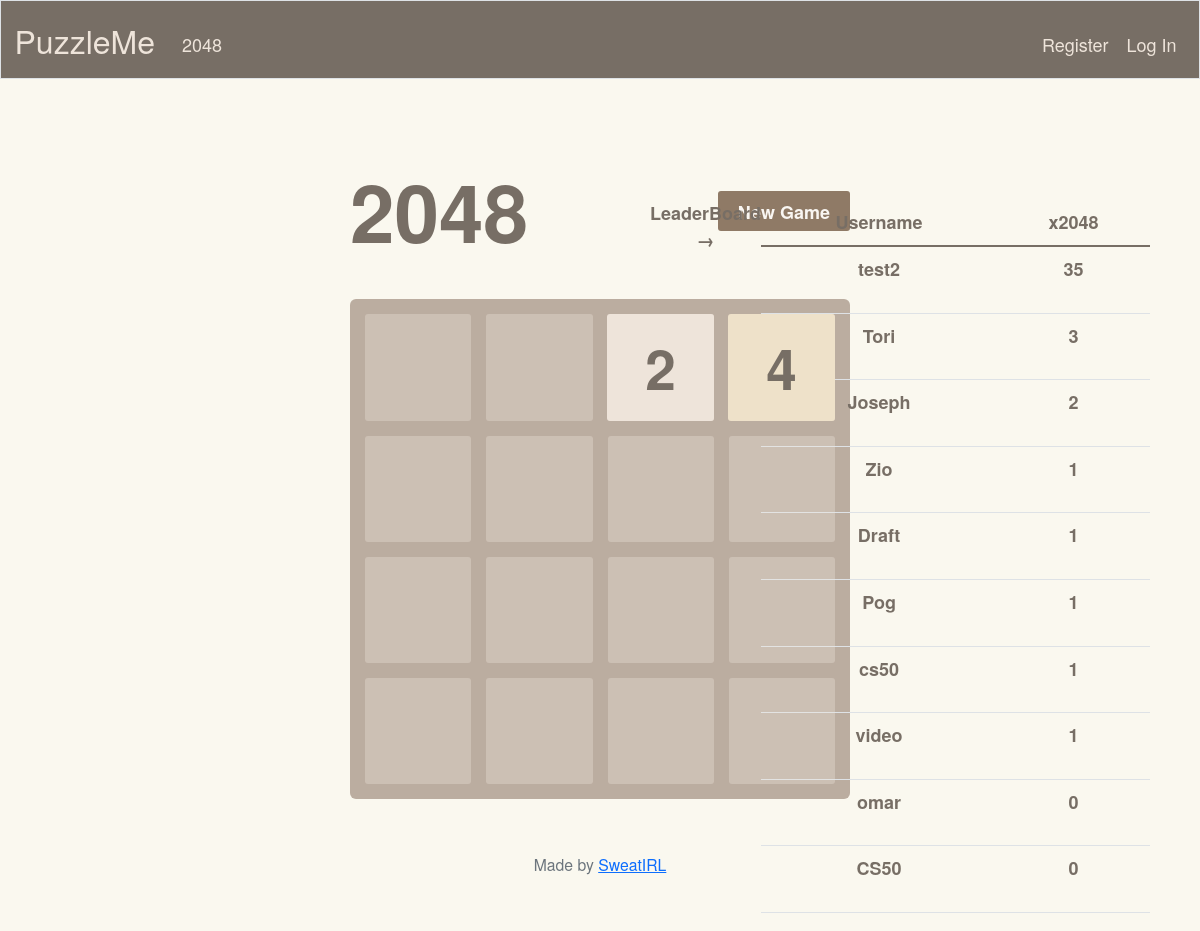
The app's page /2048/hard with its own data.
### tables this page shows
CREATE TABLE game2048 (user_id INTEGER NOT NULL UNIQUE, easy INTEGER NOT NULL DEFAULT 0, medium INTEGER NOT NULL DEFAULT 0, hard INTEGER NOT NULL DEFAULT 0, FOREIGN KEY(user_id) REFERENCES users(id));

CREATE TABLE users (id INTEGER PRIMARY KEY AUTOINCREMENT NOT NULL, username TEXT NOT NULL, hash TEXT NOT NULL);

### app.py (the view, shortened to what this page needs)
@app.route("/2048/hard", methods=["GET", "POST"])
def game2048Hard():
    users = db.execute("SELECT username, hard FROM users, game2048 WHERE id = user_id ORDER BY hard DESC LIMIT 10")
    return render_template("2048.html", users=users)

### app.py (called while the page is built)
@app.after_request
def after_request(response):
    response.headers["Cache-Control"] = "no-cache, no-store, must-revalidate"
    response.headers["Expires"] = 0
    response.headers["Pragma"] = "no-cache"
    return response

### templates/2048.html (shortened to what this page needs)
{% extends "layout.html" %}
{% block main %}
    <div id="site-container">
        <div id="above-game">
            <h1 class="title">2048</h1>
            <button onclick="setupGameBoard()" id="reset-2048">New Game</button>
        </div>
        <div id="game-container">
            <div id="grid-container"></div>
        </div>
        <div id="leaderboard2048">
            <strong>LeaderBoard →</strong>
            <br>
            <br>
            <table class="table table-hover">
                <thead>
                    <tr>
                    <th scope="col">Username</th>
                    <th scope="col">x2048</th>
                    </tr>
                </thead>
                <tbody>
                    {% for user in users %}
                        <tr>
                            <td>{{ user["username"] }}</td>
                            <td>{{ user["hard"] }}</td>
                        </tr>
                    {% endfor %}
                </tbody>
            </table>
        </div>
    </div>
{% endblock %}

### templates/layout.html (shortened to what this page needs)
<!DOCTYPE html>
<html lang="en">
    <head>
        <link href="https://cdn.jsdelivr.net/npm/bootstrap@5.1.3/dist/css/bootstrap.min.css" rel="stylesheet">
        <link href="/static/styles.css" rel="stylesheet">
    </head>
    <body>
        <nav class="bg-darkbeige border navbar navbar-expand-md navbar-dark">
            <div class="container-fluid">
                <a class="navbar-brand" href="/">PuzzleMe</a>
                <div class="collapse navbar-collapse" id="navbar">
                    <ul class="navbar-nav me-auto mt-2">
                        <li class="nav-item"><a class="nav-link" href="/2048">2048</a></li>
                    {% if session["user_id"] %}
                            <li class="nav-item"><a class="nav-link" href="/history">History</a></li>
                        </ul>
                            <ul class="navbar-nav ms-auto mt-2">
                                <li class="nav-item"><a class="nav-link" href="/logout">Log Out</a></li>
                            </ul>
                    {% else %}
                        </ul>
                            <ul class="navbar-nav ms-auto mt-2">
                                <li class="nav-item"><a class="nav-link" href="/register">Register</a></li>
                                <li class="nav-item"><a class="nav-link" href="/login">Log In</a></li>
                            </ul>
                    {% endif %}
                </div>
            </div>
        </nav>
        <main id="main" class="container-fluid py-5 text-center">
            {% block main %}{% endblock %}
        </main>
        <footer id="footer" class="mb-5 small text-center text-muted">
            Made by <a href="https://github.com/omar93939" target="_blank">SweatIRL</a>
        </footer>
    </body>
</html>

### static/styles.css (style rules this page uses)
html, body { margin: 0; Padding: 0; background: #faf8ef; color: #776e65; font-family: "Clear Sans", "Helvetica Neue", Arial, sans-serif; font-size: 18px; }
nav.bg-darkbeige { background-color: #776e65; }
nav.bg-darkbeige .nav-link { color: #eee4da !important; }
nav.bg-darkbeige .navbar-brand { color: #eee4da; font-size: xx-large; }
#site-container { --grid-size: 500px; display: block; width: var(--grid-size); margin: 30px auto 0px auto; }
#game-container { --grid-size: 500px; background: #bbada0; margin-top: 40px; position: relative; padding: 15px; user-select: none; touch-action: none; border-radius: 6px; width: var(--grid-size); height: var(--grid-size); box-sizing: border-box; }
#grid-container { position: absolute; z-index: 1; }
#above-game { display: flex; justify-content: space-between; align-items: center; }
h1.title { font-size: 80px; font-weight: bold; margin: 0; display: block; float: left; }
#reset-2048 { border: none; background: #8f7a66; border-radius: 3px; padding: 0 20px; text-decoration: none; color: #f9f6f2; height: 40px; line-height: 42px; cursor: pointer; display: block; text-align: center; flex-shrink: 0; font-weight: bold; }
#leaderboard2048 { width: 500px; top: 200px; bottom: 0; right: 50px; position: fixed; display: flex; }
#leaderboard2048 table { color: #776e65; font-weight: bold; }
#main { opacity: 0%; margin-left: 50%; }
#footer { opacity: 0%; margin-right: 50%; }
.page-transition { transition: 0.5s; opacity: 100% !important; margin-left: 0 !important; margin-right: 0 !important; }

### records on screen
game2048: username "test2", hard "35"
game2048: username "Tori", hard "3"
game2048: username "Joseph", hard "2"
game2048: username "Zio", hard "1"
game2048: username "Draft", hard "1"
game2048: username "Pog", hard "1"
game2048: username "cs50", hard "1"
game2048: username "video", hard "1"
game2048: username "omar", hard "0"
game2048: username "CS50", hard "0"
